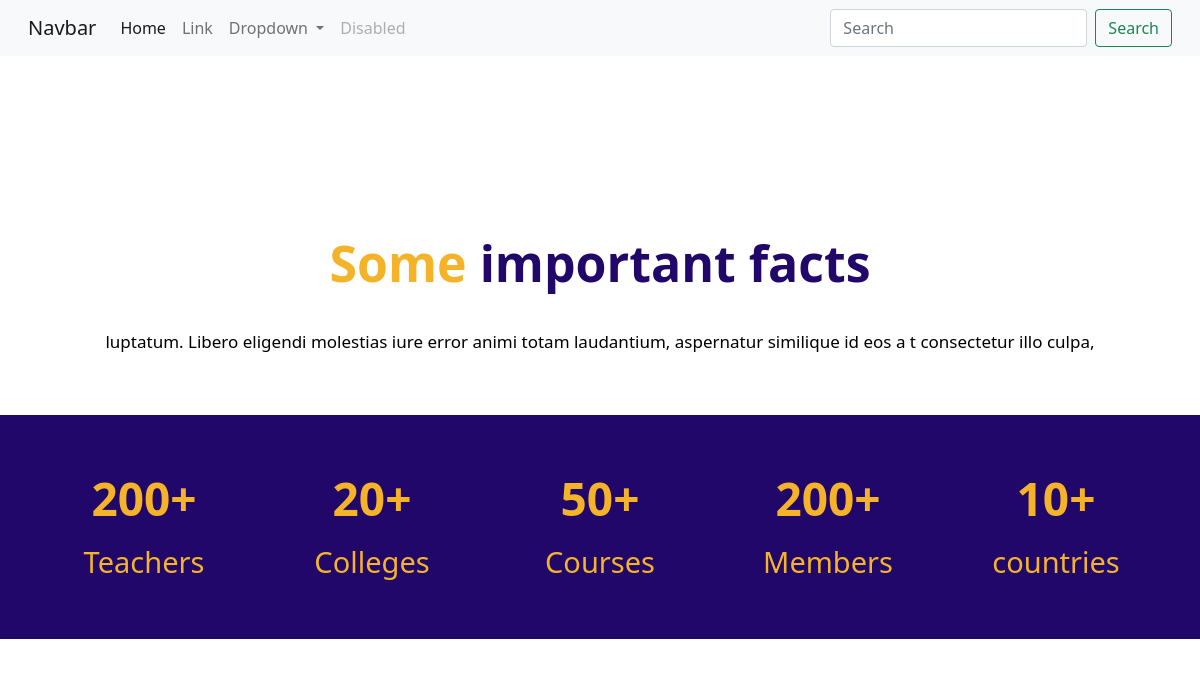
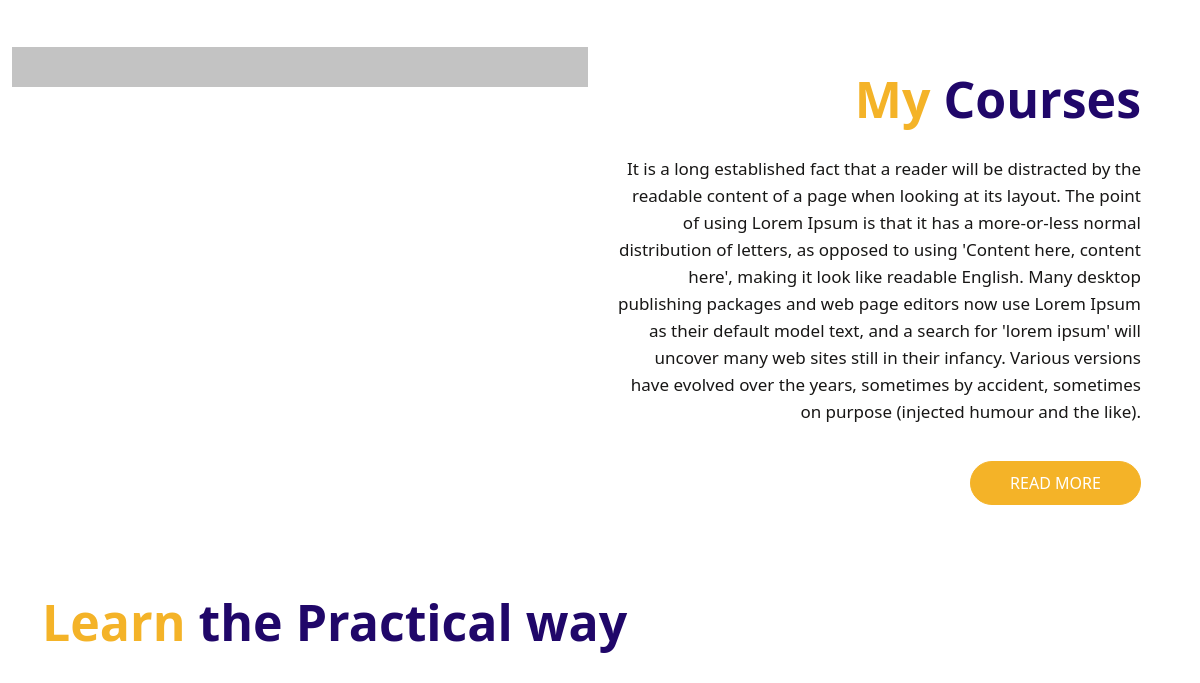
The app's page / (upper part), older data (2 pictures, top to bottom).
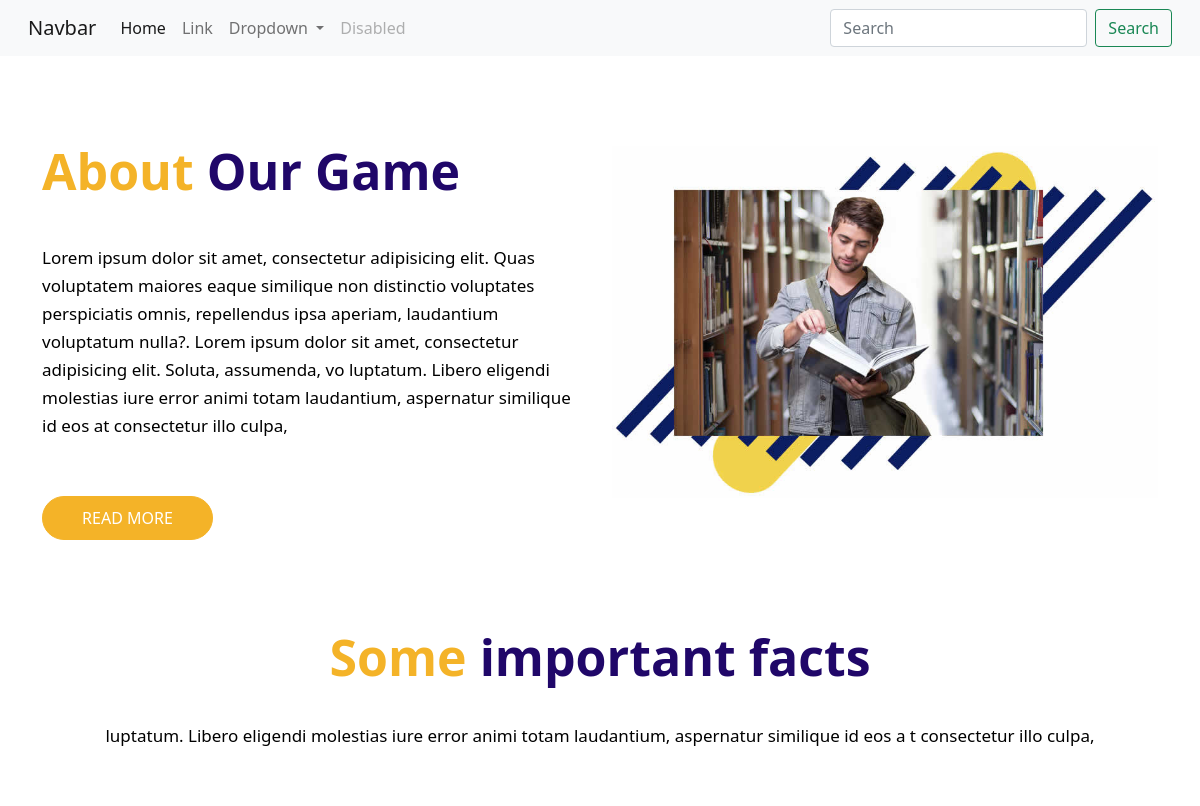
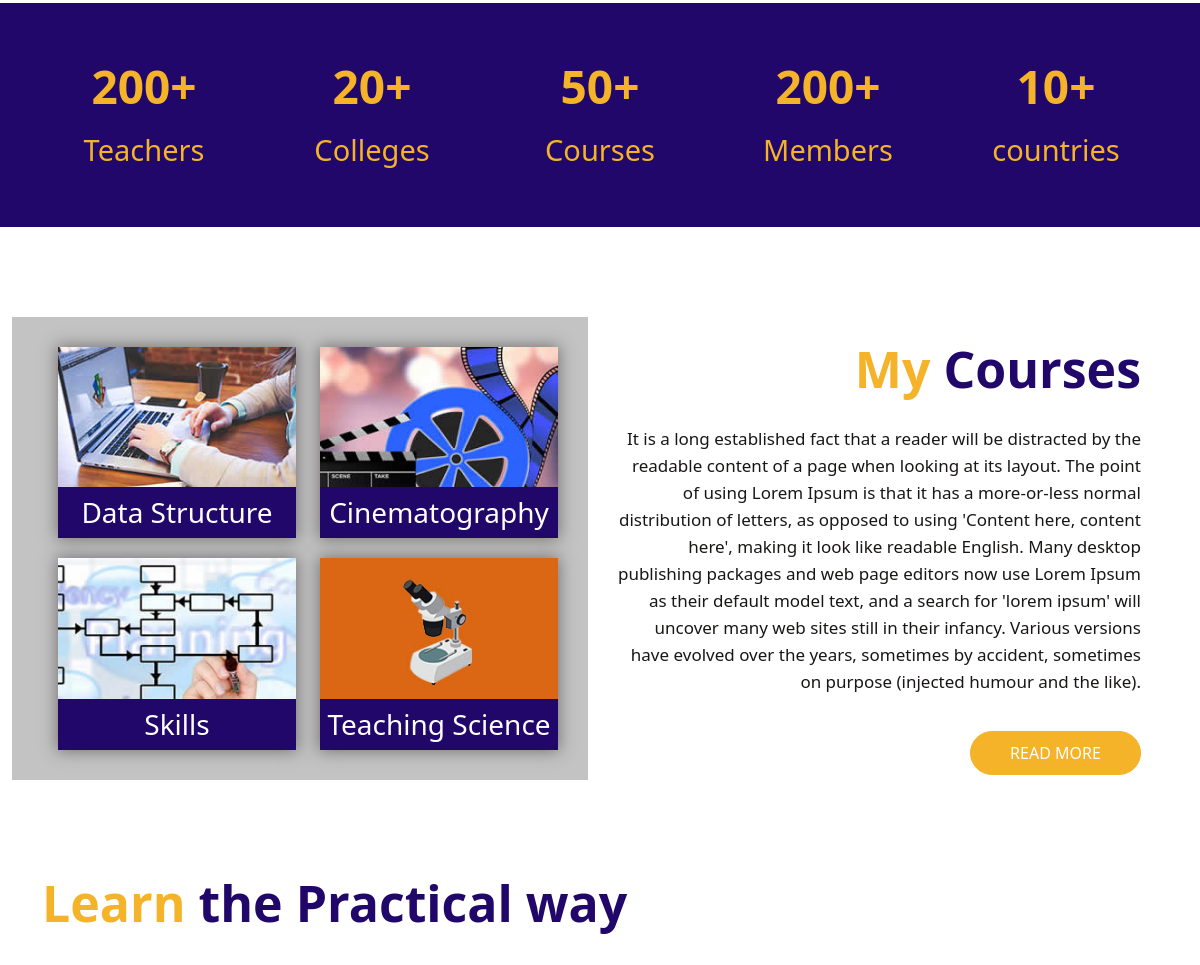
The same page, newer data (2 pictures, top to bottom).
### frontpage/models.py (models this page shows, shortened)
class AboutUs(models.Model):
    title = models.CharField(max_length=200)
    disc = models.TextField()
    image = models.ImageField(upload_to='media/photos')

class Course(models.Model):
    name = models.CharField(max_length=200)
    image = models.ImageField(upload_to='media/photos')
    disc = models.TextField()
    about_course = models.TextField(blank=True, null=True)

### frontpage/views.py (the view, shortened to what this page needs)
# urls.py: path('', index, name='home'),
def index(request):
    try:
        form = ContactForm()
        abouts = AboutUs.objects.all()
        courses = Course.objects.all()[:4]
        category = Category.objects.all()
        sub = Sub_Category.objects.all()
        catId = request.GET.get('category')
        print(request.GET)
        if catId:
            item = Item.objects.filter(sub_category=catId)
        else:
            item = Item.objects.all()
        context = {
            'categories': category,
            'sub': sub,
            'items': item,
            'abouts': abouts,
            'courses':courses,
            'form': form,
        }
        return render(request, 'home.html', context)
    except:
        return render(request, 'category.html')

### frontpage/forms.py
class ContactForm(forms.ModelForm):
    class Meta:
        model = Contact
        fields = ('name', 'email', 'phone', 'messages')
        widgets = {
            'name': forms.TextInput(attrs={'class': 'form-control'}),
            'email': forms.EmailInput(attrs={'class': 'form-control'}),
            'phone': forms.TextInput(attrs={'class': 'form-control'}),
            'messages': forms.Textarea(attrs={'class': 'form-control'}),
        }

### templates/home.html (shortened to what this page needs)
{% extends 'base.html' %}
{% load static %}
{% block content %}
<div id="about" class="about">
  <div class="container">
    <div class="row">
    {% for about in abouts %}
      <div class="col-xl-6 col-lg-6 col-md-6 col-sm-12">
        <div class="about-box">
          <h2>About <strong class="yellow">{{ about.title }}</strong></h2>
          <p> {{ about.disc }} </p>
          <a href="Javascript:void(0)">Read more</a>
        </div>
      </div>
      <div class="col-xl-6 col-lg-6 col-md-6 col-sm-12">
        <div class="about-box">
          <figure><img src="{{ about.image.url }}" alt="#" /></figure>
        </div>
      </div>
    {% endfor %}
    </div>
  </div>
</div>
<div id="important" class="important">
  <div class="container">
    <div class="row">
      <div class="col-md-12">
        <div class="titlepage">
          <h2>Some <strong class="yellow">important facts</strong></h2>
          <span>luptatum. Libero eligendi molestias iure error animi totam laudantium, aspernatur similique id eos a
          t consectetur illo culpa,</span>
        </div>
      </div>
    </div>
  </div>
  <div class="important_bg">
    <div class="container">
      <div class="row">
        <div class="col col-xs-12">
          <div class="important_box">
            <h3>200+</h3>
            <span>Teachers</span>
          </div>
        </div>
        <div class="col col-xs-12">
          <div class="important_box">
            <h3>20+</h3>
            <span>Colleges</span>
          </div>
        </div>
        <div class="col col-xs-12">
          <div class="important_box">
            <h3>50+</h3>
            <span>Courses</span>
          </div>
        </div>
        <div class="col col-xs-12">
          <div class="important_box">
            <h3>200+</h3>
            <span>Members</span>
          </div>
        </div>
        <div class="col col-xs-12">
          <div class="important_box">
            <h3>10+</h3>
            <span>countries</span>
          </div>
        </div>
      </div>
    </div>
  </div>
</div>
<div id="courses" class="Courses">
  <div class="container-fluid padding_left3">
    <div class="row">
      <div class="col-xl-6 col-lg-6 col-md-6 col-sm-12">
        <div class="box_bg">
          <div class="box_bg_img">
            <div class="row">
            {% for course in courses %}
              <div class="col-xl-6 col-lg-6 col-md-6 col-sm-12">
                <div class="box_my">
                  <figure><img src="{{ course.image.url }}"></figure>
                  <div class="overlay">
                    <h3>{{ course.name }}</h3>
                  </div>
                </div>
              </div>
            {% endfor %}
            </div>
          </div>
        </div>
      </div>
      <div class="col-xl-6 col-lg-6 col-md-6 col-sm-12 border_right">
        <div class="box_text">
          <div class="titlepage">
            <h2>My <strong class="yellow"> Courses</strong></h2>
          </div>
          <p>It is a long established fact that a reader will be distracted by the readable content of a page when looking at its layout. The point of using Lorem Ipsum is that it has a more-or-less normal distribution of letters, as opposed to using 'Content here, content here', making it look like readable English. Many desktop publishing packages and web page editors now use Lorem Ipsum as their default model text, and a search for 'lorem ipsum' will uncover many web sites still in their infancy. Various versions have evolved over the years, sometimes by accident, sometimes on purpose (injected humour and the like).</p>
          <a href="Javascript:void(0)">Read more</a>
        </div>
      </div>
    </div>
  </div>
</div>
<div id="learn" class="learn">
  <div class="container">
    <div class="row">
      <div class="col-md-12">
        <div class="titlepage">
          <h2>Learn <strong class="yellow">the Practical way</strong></h2>
          <span></span>
        </div>
      </div>
    </div>
  </div>
</div>
{% endblock %}

### templates/base.html (shortened to what this page needs)
{% load static %}
<!DOCTYPE html>
<html lang="en">
<head>
  <link rel="stylesheet" href="{% static 'css/bootstrap.min.css' %}">
  <link rel="stylesheet" href="{% static 'css/style.css' %}">
  <link rel="stylesheet" href="{% static 'css/responsive.css' %}">
  <link rel="stylesheet" href="{% static 'css/jquery.mCustomScrollbar.min.css' %}">
  <link rel="stylesheet" href="https://netdna.bootstrapcdn.com/font-awesome/4.0.3/css/font-awesome.css">
  <link rel="stylesheet" href="https://cdnjs.cloudflare.com/ajax/libs/fancybox/2.1.5/jquery.fancybox.min.css" media="screen">
  <link rel="stylesheet" href="{% static 'style.css' %}">
  <link href="https://cdn.jsdelivr.net/npm/bootstrap@5.1.1/dist/css/bootstrap.min.css" rel="stylesheet">
  <link rel="stylesheet" href="https://cdnjs.cloudflare.com/ajax/libs/font-awesome/4.7.0/css/font-awesome.min.css">
  <link rel="stylesheet" href="//code.jquery.com/ui/1.12.1/themes/base/jquery-ui.css">
</head>
<body class="main-layout">
    <nav class="navbar navbar-expand-lg navbar-light bg-light">
        <div class="container-fluid">
          <a class="navbar-brand" href="#">Navbar</a>
          <div class="collapse navbar-collapse" id="navbarSupportedContent">
            <ul class="navbar-nav me-auto mb-2 mb-lg-0">
              <li class="nav-item">
                <a class="nav-link active" aria-current="page" href="#">Home</a>
              </li>
              <li class="nav-item">
                <a class="nav-link" href="#">Link</a>
              </li>
              <li class="nav-item dropdown">
                <a class="nav-link dropdown-toggle" href="#" id="navbarDropdown" role="button" data-bs-toggle="dropdown" aria-expanded="false">
                  Dropdown
                </a>
              </li>
              <li class="nav-item">
                <a class="nav-link disabled">Disabled</a>
              </li>
            </ul>
            <form class="d-flex" action="/search" method="POST">
              <input class="form-control me-2" type="search" id="tags" name="search_keyword" placeholder="Search" aria-label="Search">
              <button class="btn btn-outline-success" type="submit">Search</button>
            </form>
          </div>
        </div>
      </nav>
    {% block content %}
    {% endblock %}
</body>
</html>

### static/css/style.css (style rules this page uses)
* { box-sizing: border-box !important; }
html { scroll-behavior: smooth; }
body { color: #666666; font-size: 14px; font-family: 'Roboto', sans-serif; line-height: 1.80857; font-weight: normal; overflow-x: hidden; }
a { color: #1f1f1f; text-decoration: none !important; outline: none !important; -webkit-transition: all .3s ease-in-out; -moz-transition: all .3s ease-in-out; -ms-transition: all .3s ease-in-out; -o-transition: all .3s ease-in-out; transition: all .3s ease-in-out; }
h1, h2, h3, h4, h5, h6 { letter-spacing: 0; font-weight: normal; position: relative; padding: 0 0 10px 0; font-weight: normal; line-height: normal; color: #111111; margin: 0 }
h2 { font-size: 22px }
h3 { font-size: 18px }
*, *::after, *::before { -webkit-box-sizing: border-box; -moz-box-sizing: border-box; box-sizing: border-box; }
ul, li, ol { margin: 0px; padding: 0px; list-style: none; }
p { margin: 0px; font-weight: 300; font-size: 15px; line-height: 24px; }
a { color: #222222; text-decoration: none; outline: none !important; }
a, .btn { text-decoration: none !important; outline: none !important; -webkit-transition: all .3s ease-in-out; -moz-transition: all .3s ease-in-out; -ms-transition: all .3s ease-in-out; -o-transition: all .3s ease-in-out; transition: all .3s ease-in-out; }
img { max-width: 100%; height: auto; }
button { border: 0; margin: 0; padding: 0; cursor: pointer; }
.about { background-color: #fff; padding-top: 90px; }
.about .about-box { text-align: left; }
.about .about-box h2 { padding: 0; font-weight: bold; color: #f4b328; line-height: 50px; font-size: 50px; }
.about .about-box p { font-size: 17px; line-height: 28px; color: #000; padding: 40px 0px; }
.about .about-box a { font-size: 16px; border: #f4b328 solid 1px; background-color: #f4b328; color: #fff; padding: 9px 0px; max-width: 171px; width: 100%; display: inline-block; text-align: center; text-transform: uppercase; border-radius: 30px; }
.about .about-box figure { margin: 0; }
.about .about-box figure img { width: 100%; }
.important { background-color: #fff; padding-top: 90px; }
.important .titlepage { text-align: center; }
.important .titlepage span { padding-top: 30px; display: inline-block; font-size: 17px; }
.important_bg { background: #200769; padding: 60px 0px; }
.important_bg .important_box { text-align: center; }
.important_bg .important_box h3 { color: #f4b328; font-size: 46px; line-height: 46px; font-weight: bold; padding: 0; }
.important_bg .important_box span { font-size: 29px; line-height: 26px; color: #f4b328; padding-top:20px; font-weight: 400; display: inline-block; }
.Courses { padding-top: 90px; background: #fff; }
.box_bg { background: #c3c3c3; padding: 10px 30px 30px 0px; display: inline-block; width: 100%; }
.box_bg_img { max-width: 500px; float: right; width: 100%; box-shadow: #ddd 0px 0px 0px 0px; }
.box_bg_img .box_my { text-align: center; position: relative; margin-top: 20px; box-shadow: #4d4646ab 0px 0px 15px 1px; }
.box_bg_img .box_my figure { margin: 0; position: relative; }
.box_bg_img .box_my figure img { width: 100%; }
.box_bg_img .box_my .overlay h3, .box_bg_img .box_my .overlay p { color: #fff; }
.box_bg_img .box_my .overlay h3 { font-weight: 500; margin: 9px 0 0 0; padding: 0; padding-bottom: 9px; }
.overlay { position: absolute; bottom: 0; background: #200769; }
.box_text { max-width: 531px; width: 100%; padding: 25px 2px 2px 2px; }
.box_text .titlepage { padding-bottom: 20px; text-align: right; }
.box_text p { font-size: 17px; line-height: 27px; font-weight: 400; text-align: right; color: #181716; }
.box_text a { font-size: 16px; border: #f4b328 solid 1px; background-color: #f4b328; color: #fff; padding: 9px 0px; max-width: 171px; width: 100%; display: inline-block; text-align: center; text-transform: uppercase; border-radius: 30px; float: right; margin-top: 20px; }
.padding_left3 { padding-left: 0px; }
.learn { background: #fff; padding-top: 90px; }
.learn .titlepage { text-align: left; }
.titlepage { text-align: center; padding-bottom: 60px; }
.titlepage span { padding-top: 30px; display: inline-block; font-size: 17px; color: #000; }
.yellow { color: #200769; font-weight: bold; }
.titlepage h2 { padding: 0; font-weight: bold; color: #f4b328; line-height: 55px; font-size: 50px; }

Row changes from the older to the newer data that the page shows:
added AboutUs: title "Our Game", disc "Lorem ipsum dolor sit amet, consectetur adipisicing elit. Quas voluptatem maiores eaque similique non distinctio voluptates perspiciatis omnis, repellendus ipsa aperiam, laudantium voluptatum nulla?. Lorem ipsum dolor sit amet, consectetur adipisicing elit. Soluta, assumenda, vo luptatum. Libero eligendi molestias iure error animi totam laudantium, aspernatur similique id eos at consectetur illo culpa,", image (picture)
added Course: image (picture), name "Data Structure"
added Course: image (picture), name "Cinematography"
added Course: image (picture), name "Skills"
added Course: image (picture), name "Teaching Science"
